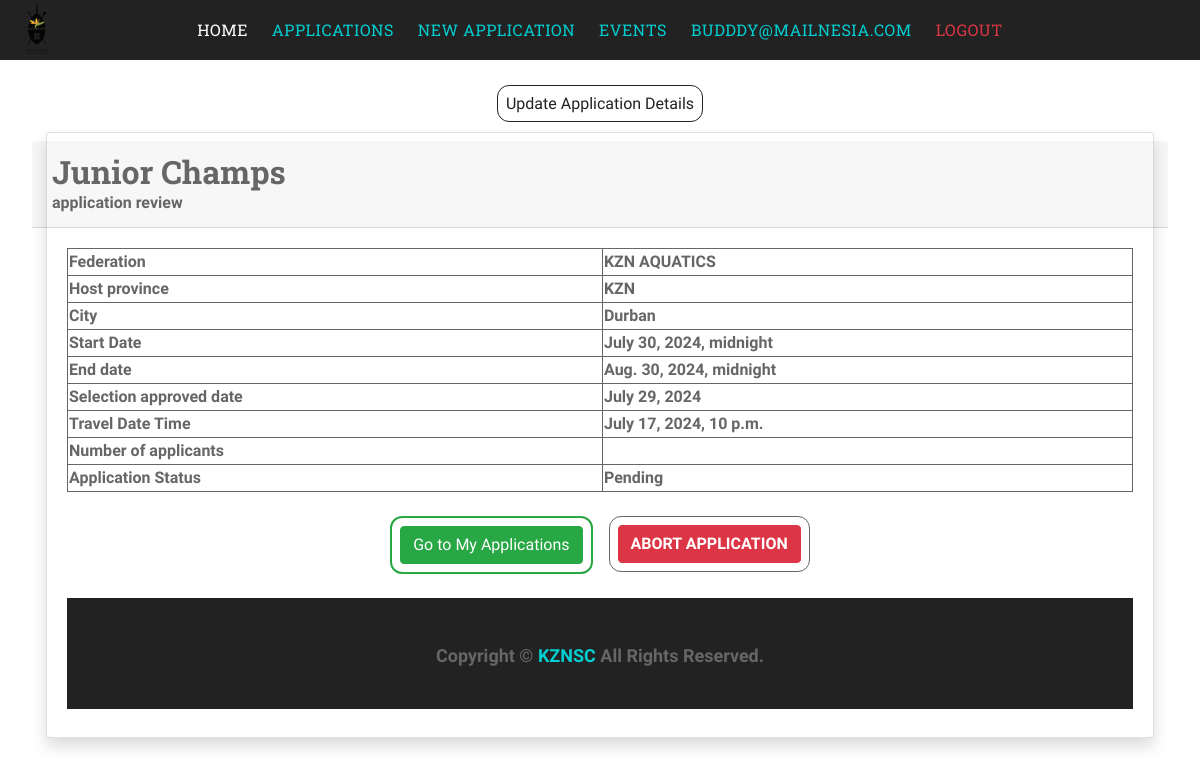
Page /awarding/awardingColors/1 (signed in) on the earlier database version.
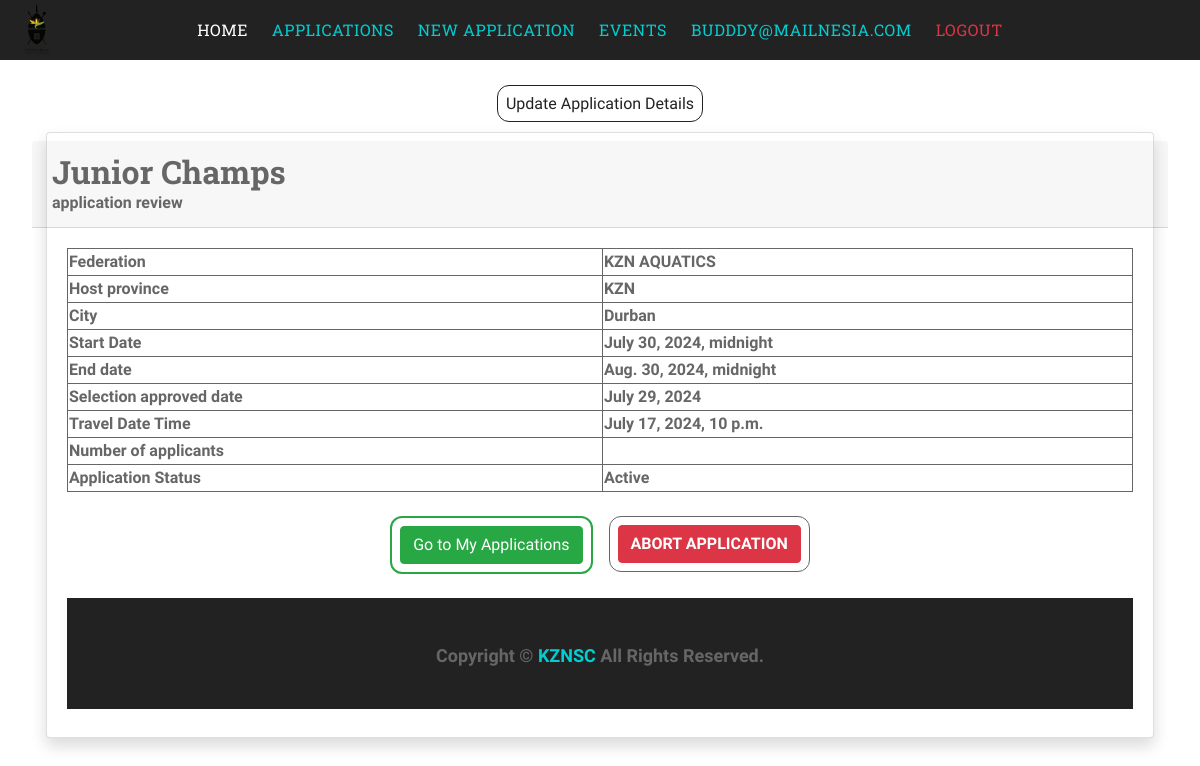
Same page on the later database version.
### MyApp/models.py (models this page shows)
class Application(models.Model):
    ApplicationId = models.AutoField(primary_key=True)
    Committee = models.ForeignKey(CommitteeMember,blank=True,null=True,on_delete=models.DO_NOTHING)
    user = models.ForeignKey(User,blank=True,null=True,on_delete=models.CASCADE)
    Federation = models.ForeignKey(Federation,blank=True,null=True,on_delete=models.CASCADE)
    EventName = models.CharField(max_length=255)
    StartDate = models.DateTimeField(max_length=255)
    EndDate = models.DateTimeField(max_length=255)
    HostCity = models.CharField(max_length=255)
    HostProvince =models.CharField(max_length=255)
    ReportSubmitAgreement = models.BooleanField(default=False)
    NumberOfTeam = models.IntegerField(default=0)
    MethodOfSelection = models.CharField(max_length=255)
    SelectionApprovedDate = models.DateField(max_length=255)
    TravelDateTime = models.DateTimeField(max_length=255)
    CodeOfConductAcceped = models.BooleanField(default=False)
    AcceptanceOfTeamAppointment = models.CharField(max_length=300, default='NotProvided')
    EventInvitation  = models.CharField(max_length=300, default='NotProvided')
    ApplicationDate  = models.DateTimeField(default=datetime.now())
    Step = models.CharField(max_length=255, default='start')
    ApplicationStatus = models.CharField(max_length=255, default='Oncreate')
    isHistory = models.BooleanField(default=False)
    DateCreated = models.DateTimeField(default=datetime.now())
    DeclineReason = models.TextField(blank=True, null=True)
    CancelReason = models.TextField(blank=True, null=True)
    is_App_taking = models.BooleanField(default = False)
    ApplicantsClosingDate = models.DateTimeField(default=datetime.now())
    LateAppMotivation = models.TextField(max_length=255)
    ApparelLetters = models.CharField(max_length=300, blank=True, null=True)
    is_lateApplication = models.BooleanField(default=False)

class Federation(models.Model):
    user = models.ForeignKey(User,blank=True,null=True,on_delete=models.CASCADE)
    FederationId = models.AutoField(primary_key=True, null= False, blank=False)
    FederationPersonel = models.ForeignKey(FederationPersonel,blank=True,null=True,on_delete=models.CASCADE)
    FederationName = models.TextField(blank=True, null = True)
    dateSelected = models.DateField(default=datetime.now())
    year = models.IntegerField()
    FederationEmail = models.TextField(null = True, blank= True)
    is_Gov_approved = models.CharField(max_length=30, default='Pending')
    date_requested = models.DateTimeField(default =datetime.now())
    date_approved = models.DateTimeField(default =datetime.now())

### awarding/views.py (the view, shortened to what this page needs)
# urls.py: path('awardingColors/<int:applicationId>', views.awardingColors, name="awardingColors")
@login_required
def awardingColors(request, applicationId):
    try:
        application = get_object_or_404(Application, pk=applicationId)
        print(f"Application {applicationId} fetched successfully")
    except Exception as e:
        messages.error(request, "The application you tried to modify does not exist for unknown reasons")
        print(f"Error fetching application {applicationId}: {e}")
        return redirect("home")
    if request.method == 'GET':
        informationOBJ = {
            "application": application,
        }
        return render(request, 'awarding/awardingColors.html', informationOBJ)

### awarding/templates/awarding/awardingColors.html (shortened to what the changed rows need)
{% extends "MyApp/base.html" %}
{% block content %}
    {% load static %}
        <link href="{% static "MyApp/reviewCss.css" %}" rel="stylesheet"/>
   <div class="container">
    <div>
        <div class=" " style="width:100%">
            <div class="card border-left-primary shadow h-100 py-2">
                <div class="card-header row">
                   <div>
                        <h2>
                            {{application.EventName}}
                        </h2> <b>application review</b>
                   </div>
                </div>
                <div class="card-body">
                    <div class="no-gutters align-items-center">
                        <div class="col mr-2" style="">
                            <div class=" font-weight-bold" >
                                <table class="" >
                                    <tr>
                                        <td>
                                            <b>Federation</b>
                                        </td>
                                        <td>
                                            {{application.Federation.FederationName}}
                                        </td>
                                    </tr>
                                    <tr>
                                        <td>
                                            <b>Host province</b>
                                        </td>
                                        <td>
                                            {{application.HostProvince}}
                                        </td>
                                    </tr>
                                    <tr >
                                        <td>
                                            <b>City</b>
                                        </td>
                                        <td>
                                            {{application.HostCity}}
                                        </td>
                                    </tr>
                                    <tr >
                                        <td>
                                            <b>Start Date</b>
                                        </td>
                                        <td>
                                            {{application.StartDate}}
                                        </td>
                                    </tr>
                                    <tr >
                                        <td>
                                            <b>End date</b>
                                        </td>
                                        <td>
                                            {{application.EndDate}}
                                        </td>
                                    </tr>
                                    <tr >
                                        <td>
                                            <b>Selection approved date</b>
                                        </td>
                                        <td>
                                            {{application.SelectionApprovedDate}}
                                        </td>
                                    </tr>
                                    <tr >
                                        <td>
                                            <b>Travel Date Time</b>
                                        </td>
                                        <td>
                                            {{application.TravelDateTime}}
                                        </td>
                                    </tr>
                                    <tr >
                                        <td>
                                            <b>Application Status</b>
                                        </td>
                                        <td>
                                            {{application.ApplicationStatus}}
                                        </td>
                                    </tr>
                                </table>
                                {%endblock%}

Differences in the rows shown:
changed Application "Junior Champs": ApplicationStatus "Pending" → "Active"
